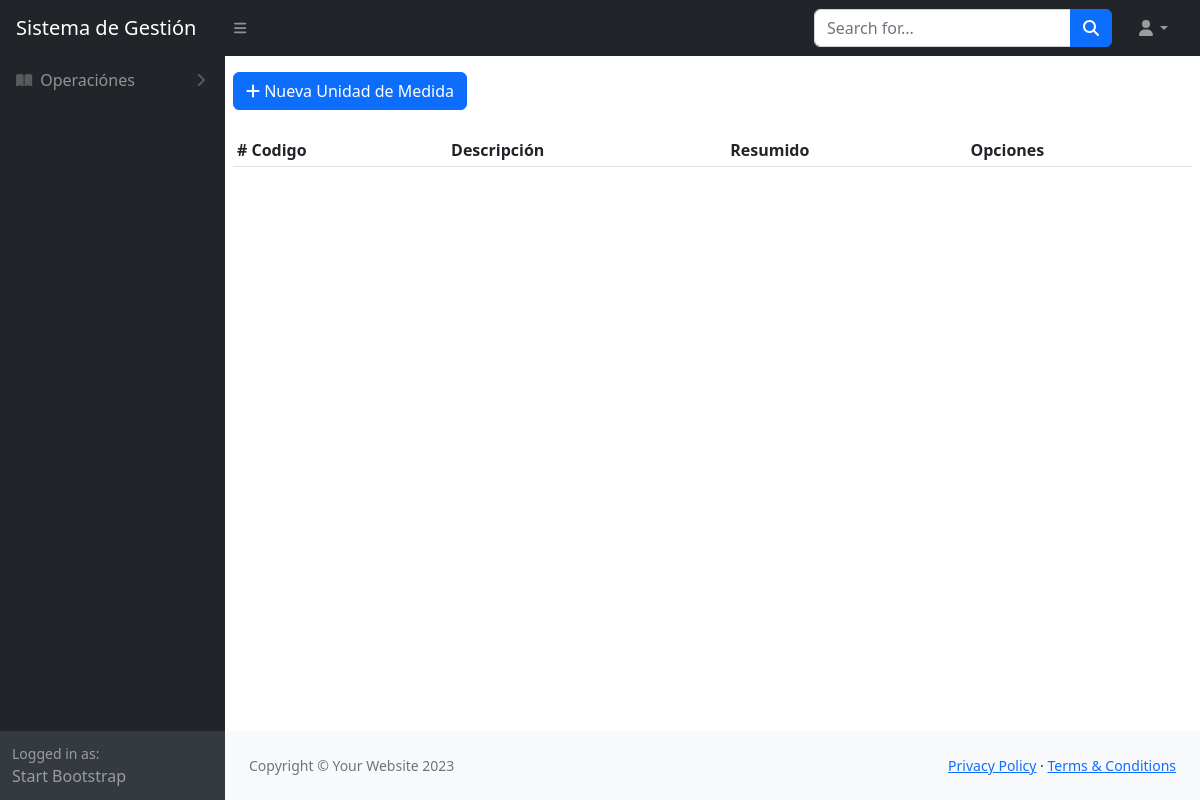
The page /unidad_medida/ on the database as committed earlier.
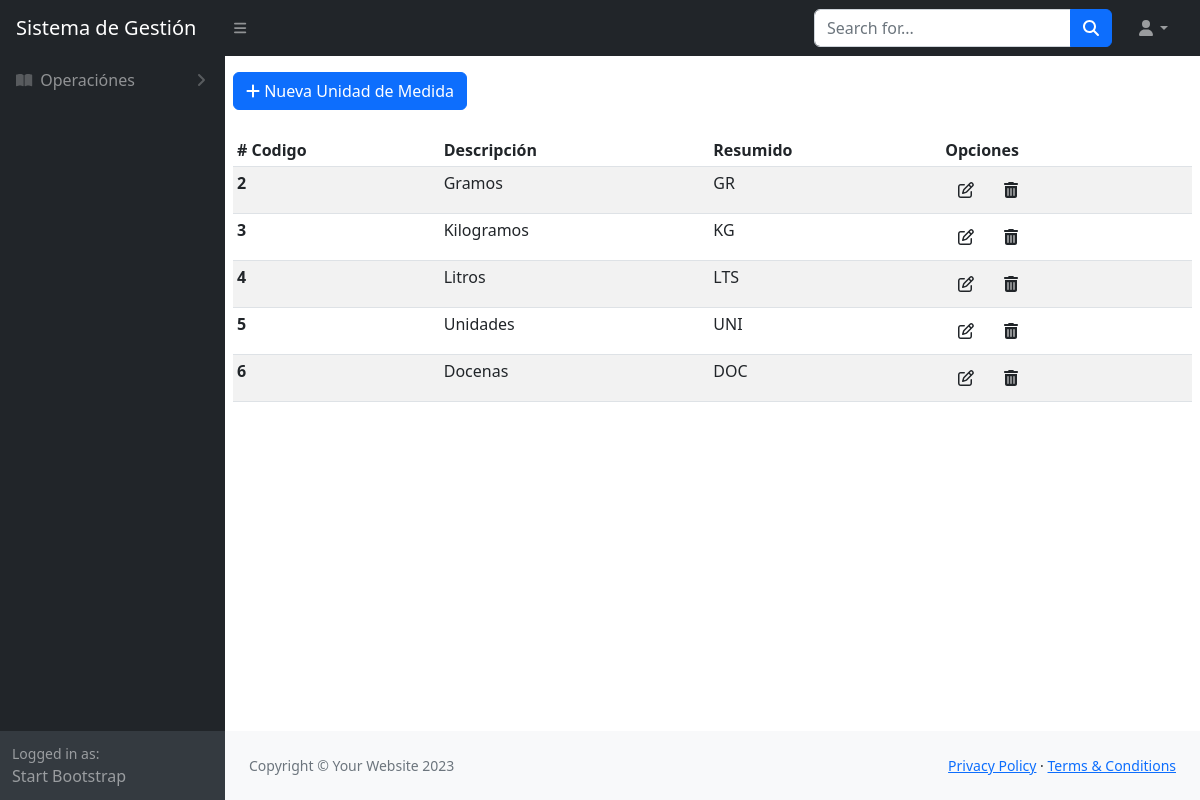
The same page on the database as committed later.
### unidad_medida/models.py (models this page shows)
class UnidadMedida(models.Model):
    descripcion = models.CharField(max_length=250)
    resumido = models.CharField(max_length=10)
    estado = models.BooleanField(default=True, blank=True, null=True)

### unidad_medida/views.py (the view)
# urls.py: path("", lista_unidad, name="lista_unidad"),
def lista_unidad(request):
    if request.method == "GET":
        unidades = UnidadMedida.objects.all()
        template_ = "unidad_medida.html"
        context = {"titulo": "Lista de Unidades de Medida", "unidades": unidades}
    return render(request, template_name=template_, context=context)

### unidad_medida/templates/unidad_medida.html (shortened to what this page needs)
{% extends 'index.html' %}
{% load static %}
{% block content %}
<div class="my-2 p-2">
  <a href="nueva_uniad_medida" class="btn btn-primary "><i class="fa-solid fa-plus"></i> Nueva Unidad de Medida</a>
</div>
<div class="p-2">
  <table class="table table-sm table-striped table-hover " id="datatablesSimple">
    <thead>
      <tr>
        <th scope="col"># Codigo</th>
        <th scope="col">Descripci&oacute;n</th>
        <th scope="col">Resumido</th>
        <th>Opciones</th>
      </tr>
    </thead>
    <tbody>
      {% for uni in unidades %}
      <tr>
        <th scope="row"> {{uni.id}} </th>
        <td> {{uni.descripcion}}</td>
        <td> {{uni.resumido}}</td>
        <td> <a href="{% url 'modificar_uniadad' uni.id %}" class="btn btn-ligth"> <i class="fa-regular fa-pen-to-square"></i> </a>
          <a href="#" class="btn btn-ligth" onclick="confirmarEliminacion('{{ uni.id }}')"><i class="fa-solid fa-trash-can"></i></a>
        </td>
      </tr>
      {% endfor %}
    </tbody>
  </table>
</div>
{% endblock %}

Rows that differ between the two databases and show on the page:
added UnidadMedida: id "2", descripcion "Gramos", resumido "GR"
added UnidadMedida: id "3", descripcion "Kilogramos", resumido "KG"
added UnidadMedida: id "4", descripcion "Litros", resumido "LTS"
added UnidadMedida: id "5", descripcion "Unidades", resumido "UNI"
added UnidadMedida: id "6", descripcion "Docenas", resumido "DOC"
